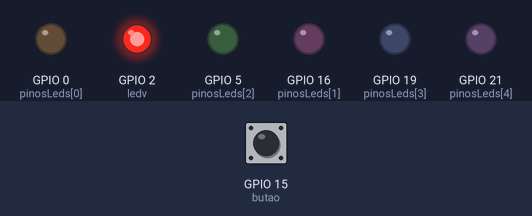
Bench run of a sketch on a simulated ESP32. Parts: output pins drawn as LEDs (lit = HIGH). Dashed ring = blinking. The inputs (shaded band) are chosen by the test bench; at power-on: GPIO 15 (butao) HIGH.

Above: at 1.2 s.
1.3 s: GPIO 15 (butao) pulled LOW for 0.15 s
At 1.7 s:
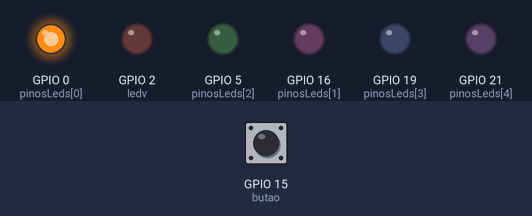
4.4 s: GPIO 15 (butao) pulled LOW for 1 s
At 5.3 s:
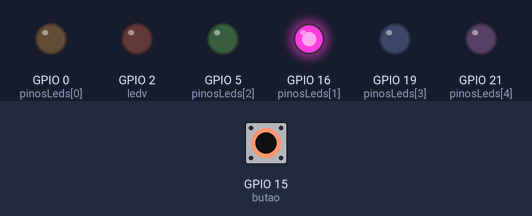
8.4 s: GPIO 15 (butao) pulled LOW for 3.2 s
At 9.8 s:
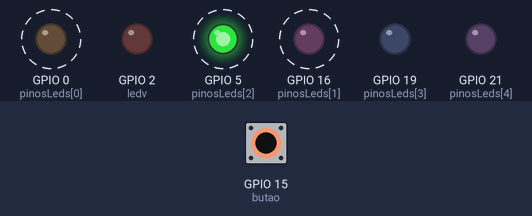
Timing chart, 0 to 14.9 s (numbered marks = the images above; inputs shaded):
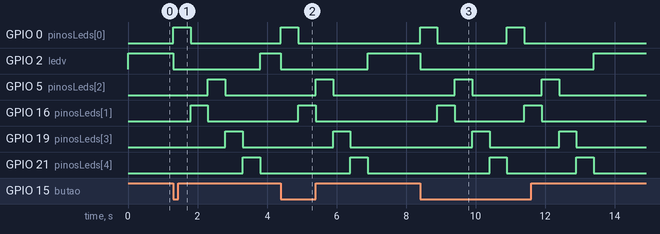

The sketch:

sketch.ino
```cpp
#define qtd_led 5
#define butao 15
#define ledv 2

int pinosLeds[qtd_led] = {0, 16, 5, 19, 21};

void setup() {
  for(int i = 0; i < qtd_led; i++){
    pinMode(pinosLeds[i], OUTPUT);
  }
  pinMode(ledv, OUTPUT);
  pinMode(butao, INPUT_PULLUP);

}

void loop() {
  while(digitalRead(butao) == HIGH){
    digitalWrite(ledv, HIGH);
  }
  for (int i = 0; i < qtd_led; i++){
    digitalWrite(ledv, LOW);
    digitalWrite(pinosLeds[i], HIGH);
    delay(500);
    digitalWrite(pinosLeds[i], LOW);
  }
}
```

Measured:
- after the input at 1.3 s, GPIO 0 (pinosLeds[0]): LOW → HIGH at once, → LOW 0.50 s later; GPIO 2 (ledv): HIGH → LOW at once, → HIGH 2.5 s later; GPIO 5 (pinosLeds[2]): LOW → HIGH after 1.0 s, → LOW 0.50 s later; GPIO 16 (pinosLeds[1]): LOW → HIGH after 0.50 s, → LOW 0.50 s later; GPIO 19 (pinosLeds[3]): LOW → HIGH after 1.5 s, → LOW 0.50 s later
- after the input at 4.4 s, GPIO 0 (pinosLeds[0]): LOW → HIGH at once, → LOW 0.50 s later; GPIO 2 (ledv): HIGH → LOW at once, → HIGH 2.5 s later; GPIO 5 (pinosLeds[2]): LOW → HIGH after 1.0 s, → LOW 0.50 s later; GPIO 16 (pinosLeds[1]): LOW → HIGH after 0.50 s, → LOW 0.50 s later; GPIO 19 (pinosLeds[3]): LOW → HIGH after 1.5 s, → LOW 0.50 s later
- after the input at 8.4 s, GPIO 0 (pinosLeds[0]): alternates HIGH for 0.50 s and LOW for 2.0 s, 4 changes in all, then stays LOW, starting at once; GPIO 2 (ledv): HIGH → LOW at once, → HIGH 5.0 s later
